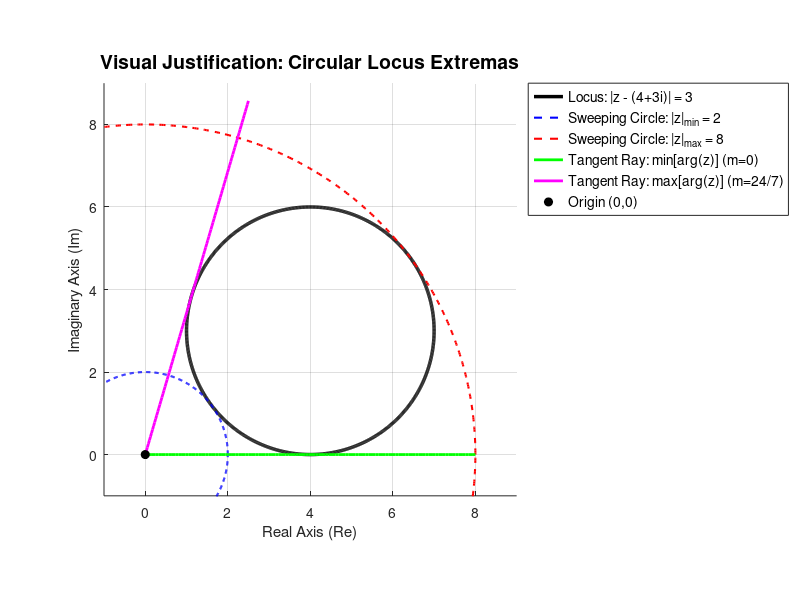

This chart was generated by the following MATLAB code:
% FAC1004 - Geometric Extremas in the Complex Plane
% Part A: The Circular Locus Visual Justification

% 1. Setup the Figure Environment
figure('Name', 'Circular Locus Extremas', 'Color', 'w');
hold on; grid on; axis equal;
title('Visual Justification: Circular Locus Extremas', 'FontSize', 14);
xlabel('Real Axis (Re)'); ylabel('Imaginary Axis (Im)');

% 2. Plot the Main Circular Locus: |z - (4+3i)| = 3
t = linspace(0, 2*pi, 1000);
x_circle = 4 + 3*cos(t);
y_circle = 3 + 3*sin(t);
plot(x_circle, y_circle, 'k-', 'LineWidth', 2.5, 'DisplayName', 'Locus: |z - (4+3i)| = 3');

% 3. Plot the Sweeping Circles (Modulus Extremas: 2 and 8)
% Inner Circle (|z| min = 2)
x_cmin = 2 * cos(t);
y_cmin = 2 * sin(t);
plot(x_cmin, y_cmin, 'b--', 'LineWidth', 1.5, 'DisplayName', 'Sweeping Circle: |z|_{min} = 2');

% Outer Circle (|z| max = 8)
x_cmax = 8 * cos(t);
y_cmax = 8 * sin(t);
plot(x_cmax, y_cmax, 'r--', 'LineWidth', 1.5, 'DisplayName', 'Sweeping Circle: |z|_{max} = 8');

% 4. Plot the Tangent Rays (Argument Extremas: m = 0 and m = 24/7)
% Ray 1: m = 0 (min arg)
x_ray1 = linspace(0, 8, 100);
y_ray1 = 0 * x_ray1;
plot(x_ray1, y_ray1, 'g-', 'LineWidth', 2, 'DisplayName', 'Tangent Ray: min[arg(z)] (m=0)');

% Ray 2: m = 24/7 (max arg)
x_ray2 = linspace(0, 2.5, 100);
y_ray2 = (24/7) * x_ray2;
plot(x_ray2, y_ray2, 'm-', 'LineWidth', 2, 'DisplayName', 'Tangent Ray: max[arg(z)] (m=24/7)');

% 5. Mark the Origin and Format the Plot
plot(0, 0, 'ko', 'MarkerSize', 6, 'MarkerFaceColor', 'k', 'DisplayName', 'Origin (0,0)');
legend('Location', 'northeastoutside', 'FontSize', 10);
xlim([-1, 9]);
ylim([-1, 9]);
hold off;
